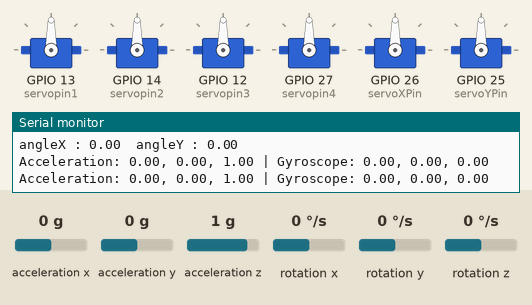
Recording of a sketch running on a simulated ESP32. Shown: 6 × servo, the last lines printed to the serial monitor. The test bench sets the inputs (shaded band); at power-on: rotation x 0 °/s, rotation y 0 °/s, acceleration x 0 g, acceleration y 0 g, acceleration z 1 g, rotation z 0 °/s.

Above: at 4.2 s.
4.3 s: rotation x set to -192 °/s
At 5.4 s:
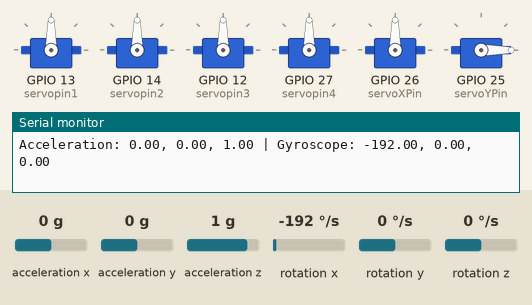
5.8 s: rotation y set to -192 °/s
At 7.0 s:
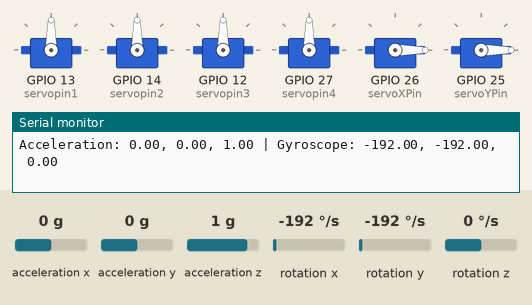
7.3 s: rotation x set to 0 °/s
At 7.7 s:
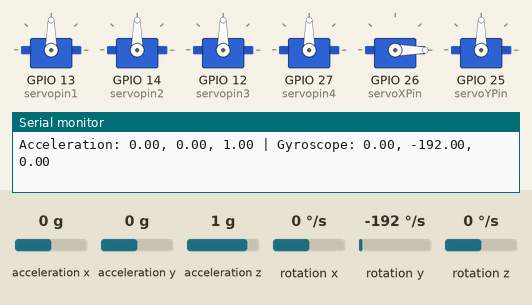
8.8 s: rotation x set to 100 °/s
At 9.5 s:
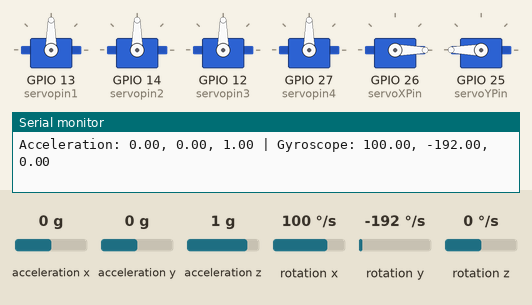
10.3 s: rotation y set to 0 °/s
At 11.7 s:
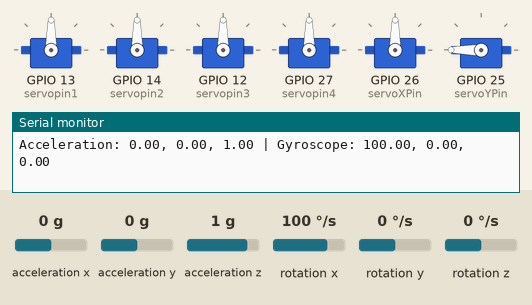
Timing chart, 0 to 12.8 s (numbered marks = the images above; inputs shaded):
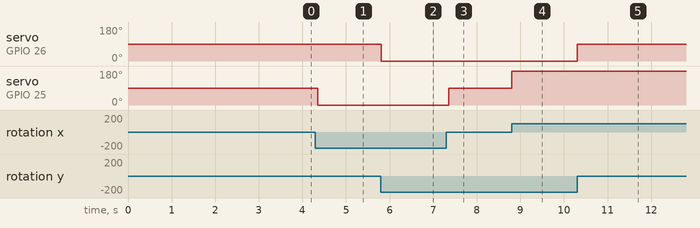

The sketch:

full_stabilized_rocket.ino
```cpp
#include <Timer.h>

#include <ESP32Servo.h>
#include <analogWrite.h>
#include <ESP32PWM.h>

#include <Wire.h>
#include <MPU6050_tockn.h>

int servopin1 = 13;   // Servo pin
int servopin2 = 14;
int servopin3 = 12;
int servopin4 = 27;
int servoXPin = 26; // Servo pin for X-axis stabilization
int servoYPin = 25; // Servo pin for Y-axis stabilization

// fins Servo
Servo servo1;
Servo servo2;
Servo servo3;
Servo servo4;
//vectoring servos
Servo servoX;
Servo servoY;

MPU6050 mpu6050(Wire);
long timer = 0;

void setup() {
  Serial.begin(9600);
  Wire.begin();

  mpu6050.begin();
  mpu6050.calcGyroOffsets(true);

  servo1.attach(servopin1);   // attach objects to pins
  servo2.attach(servopin2);
  servo3.attach(servopin3);
  servo4.attach(servopin4);
  servoX.attach(servoXPin);
  servoY.attach(servoYPin);

}

void loop() {
  mpu6050.update();

  Serial.print("Acceleration: ");
  Serial.print(mpu6050.getAccX());
  Serial.print(", ");
  Serial.print(mpu6050.getAccY());
  Serial.print(", ");
  Serial.print(mpu6050.getAccZ());
  Serial.print(" | ");

  Serial.print("Gyroscope: ");
  Serial.print(mpu6050.getGyroX());
  Serial.print(", ");
  Serial.print(mpu6050.getGyroY());
  Serial.print(", ");
  Serial.print(mpu6050.getGyroZ());
  Serial.println();


  mpu6050.update();

  if (millis() - timer > 1000) {
    Serial.print("angleX : ");
    Serial.print(mpu6050.getAngleX());
    Serial.print("  angleY : ");
    Serial.println(mpu6050.getAngleY());

    timer = millis();
  }

  // x-axis / roll
  if (mpu6050.getAngleX() > -1 && mpu6050.getAngleX() < 1) {
    servo2.write(90);   // set to 90 degrees
  }
  else {
    servo2.write(90 - mpu6050.getAngleY()); // unstable angle
  }

  if (mpu6050.getAngleX() == 0) {
    servo1.write(90); // set to 90 degrees
  }
  else {
    servo1.write(90 + mpu6050.getAngleY()); // unstable angle
  }

  // y-axis / pitch
  if (mpu6050.getAngleY() == 0) {
    servo3.write(90); // set to 90 degrees
  }
  else {
    servo3.write(90 + mpu6050.getAngleX()); // unstable angle
  }

  if (mpu6050.getAngleY() == 0) {
    servo4.write(90); // set to 90 degrees
  }
  else
  {servo4.write(90 - mpu6050.getAngleX());}

  //thrust vectoring
  // Read the gyro sensor values
  float gyroX = mpu6050.getGyroX();
  float gyroY = mpu6050.getGyroY();

  // Convert the gyro sensor values to servo positions
  int servoXPosition = map(gyroY, -90, 90, 0, 180);
  int servoYPosition = map(gyroX, -90, 90, 0, 180);

  // Limit the servo positions within a certain range
  servoXPosition = constrain(servoXPosition, 0, 90);
  servoYPosition = constrain(servoYPosition, 0, 900);

  // Set the servo positions for stabilization
  servoX.write(servoXPosition);
  servoY.write(servoYPosition);
}
```

Measured:
- after the input at 4.3 s, servo on GPIO 25 (servoYPin): 90° → 0° after 0.05 s
- after the input at 5.8 s, servo on GPIO 26 (servoXPin): 90° → 0° at once
- after the input at 7.3 s, servo on GPIO 25 (servoYPin): 0° → 90° after 0.06 s
- after the input at 8.8 s, servo on GPIO 25 (servoYPin): 90° → 180° at once
- after the input at 10.3 s, servo on GPIO 26 (servoXPin): 0° → 90° at once
